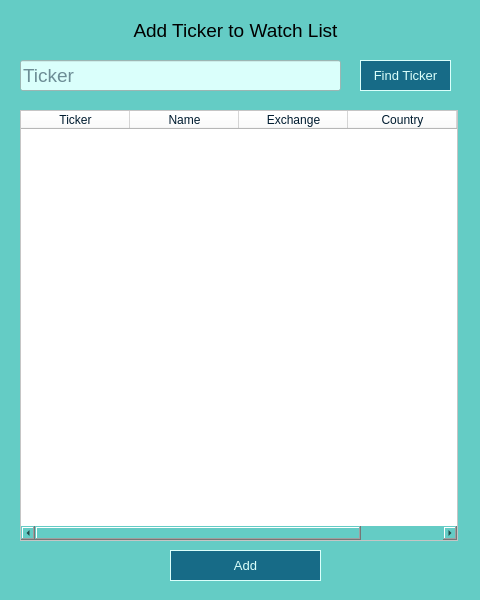
<?xml version="1.0" encoding="UTF-8"?>
<ui version="4.0">
 <class>DialogWindow_add</class>
 <widget class="QDialog" name="DialogWindow_add">
  <property name="geometry">
   <rect>
    <x>0</x>
    <y>0</y>
    <width>480</width>
    <height>600</height>
   </rect>
  </property>
  <property name="sizePolicy">
   <sizepolicy hsizetype="Fixed" vsizetype="Fixed">
    <horstretch>0</horstretch>
    <verstretch>0</verstretch>
   </sizepolicy>
  </property>
  <property name="minimumSize">
   <size>
    <width>480</width>
    <height>600</height>
   </size>
  </property>
  <property name="maximumSize">
   <size>
    <width>480</width>
    <height>600</height>
   </size>
  </property>
  <property name="windowTitle">
   <string>Find Ticker</string>
  </property>
  <property name="styleSheet">
   <string notr="true">background-color: rgb(100, 204, 197);</string>
  </property>
  <widget class="QPushButton" name="pushButton_dialog_add">
   <property name="geometry">
    <rect>
     <x>170</x>
     <y>550</y>
     <width>151</width>
     <height>31</height>
    </rect>
   </property>
   <property name="font">
    <font>
     <family>MS Shell Dlg 2</family>
     <pointsize>10</pointsize>
     <weight>50</weight>
     <italic>false</italic>
     <bold>false</bold>
    </font>
   </property>
   <property name="styleSheet">
    <string notr="true">border-radius: 50;; border : 1px solid black; padding: 4 12; 
background-color: rgb(23, 107, 135);
border-color: rgb(218, 255, 251);
color: rgb(218, 255, 251);
font: 10pt &quot;MS Shell Dlg 2&quot;;</string>
   </property>
   <property name="text">
    <string>Add</string>
   </property>
  </widget>
  <widget class="QLabel" name="label_dialog_add">
   <property name="geometry">
    <rect>
     <x>-10</x>
     <y>10</y>
     <width>491</width>
     <height>41</height>
    </rect>
   </property>
   <property name="font">
    <font>
     <family>MS Shell Dlg 2</family>
     <pointsize>14</pointsize>
     <weight>9</weight>
     <italic>false</italic>
     <bold>false</bold>
    </font>
   </property>
   <property name="styleSheet">
    <string notr="true">font: 75 14pt &quot;MS Shell Dlg 2&quot;;
color: rgb((0, 28, 48));</string>
   </property>
   <property name="text">
    <string>Add Ticker to Watch List</string>
   </property>
   <property name="alignment">
    <set>Qt::AlignCenter</set>
   </property>
  </widget>
  <widget class="QLineEdit" name="lineTicker_add">
   <property name="geometry">
    <rect>
     <x>20</x>
     <y>60</y>
     <width>321</width>
     <height>31</height>
    </rect>
   </property>
   <property name="font">
    <font>
     <pointsize>14</pointsize>
    </font>
   </property>
   <property name="styleSheet">
    <string notr="true">background-color:  rgb(218, 255, 251);
color: rgb(0, 28, 48);
</string>
   </property>
   <property name="text">
    <string/>
   </property>
   <property name="placeholderText">
    <string>Ticker</string>
   </property>
  </widget>
  <widget class="QTableWidget" name="tableWidget_stockList_add">
   <property name="geometry">
    <rect>
     <x>20</x>
     <y>110</y>
     <width>438</width>
     <height>431</height>
    </rect>
   </property>
   <property name="styleSheet">
    <string notr="true">background-color: rgb(255, 255, 255);
color: rgb(0, 28, 48);</string>
   </property>
   <attribute name="horizontalHeaderDefaultSectionSize">
    <number>109</number>
   </attribute>
   <column>
    <property name="text">
     <string>Ticker</string>
    </property>
    <property name="font">
     <font>
      <pointsize>9</pointsize>
     </font>
    </property>
   </column>
   <column>
    <property name="text">
     <string>Name</string>
    </property>
    <property name="font">
     <font>
      <pointsize>9</pointsize>
     </font>
    </property>
   </column>
   <column>
    <property name="text">
     <string>Exchange</string>
    </property>
    <property name="font">
     <font>
      <pointsize>9</pointsize>
     </font>
    </property>
   </column>
   <column>
    <property name="text">
     <string>Country</string>
    </property>
    <property name="font">
     <font>
      <pointsize>9</pointsize>
     </font>
    </property>
   </column>
   <column>
    <property name="text">
     <string>Currency</string>
    </property>
   </column>
  </widget>
  <widget class="QPushButton" name="pushButton_dialog_add_2">
   <property name="geometry">
    <rect>
     <x>360</x>
     <y>60</y>
     <width>91</width>
     <height>31</height>
    </rect>
   </property>
   <property name="font">
    <font>
     <family>MS Shell Dlg 2</family>
     <pointsize>10</pointsize>
     <weight>50</weight>
     <italic>false</italic>
     <bold>false</bold>
    </font>
   </property>
   <property name="styleSheet">
    <string notr="true">border-radius: 50;; border : 1px solid black; padding: 4 12; 
background-color: rgb(23, 107, 135);
border-color: rgb(218, 255, 251);
color: rgb(218, 255, 251);
font: 10pt &quot;MS Shell Dlg 2&quot;;</string>
   </property>
   <property name="text">
    <string>Find Ticker</string>
   </property>
  </widget>
 </widget>
 <resources/>
 <connections/>
</ui>
